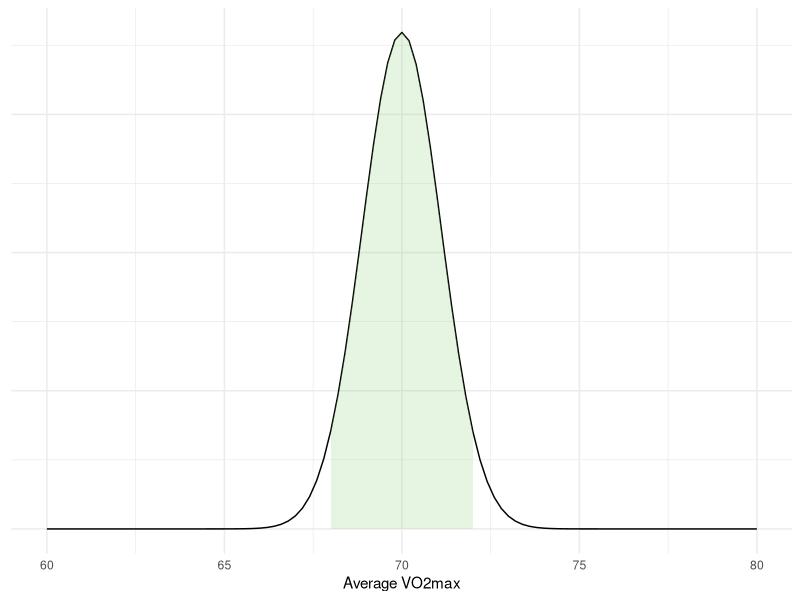

Reproduce this figure in R.
## ---- chunk 1
knitr::opts_chunk$set(echo = TRUE, message = FALSE, warning = FALSE)
library(tidyverse)
## ---- chunk 2
set.seed(1)
vo2max <- rnorm(1000, 70, 5)
## ---- chunk 3
set.seed(1)
samp <- sample(vo2max, 20, replace = FALSE)
## ---- chunk 4

funcShaded <- function(x) {
    y <- dnorm(x, mean = 69.9956, sd = 1.11026)
    y[x < (69.9956 - 1.96 * 1.11026) | x > (69.9956 + 1.96 * 1.11026)] <- NA
    return(y)
}



ggplot(data.frame(x = c(60, 80)), aes(x = x)) +
        stat_function(fun = dnorm, args = list(69.9956, 1.11026)) + 
  theme_minimal() + 
  labs(x = "Average VO2max") + 
  theme(axis.text.y = element_blank(), 
         axis.title.y = element_blank()) +
  stat_function(fun=funcShaded, geom="area", fill="#84CA72", alpha=0.2)
  
  
## ---- chunk 5
# set the seed
set.seed(123)

# create the data frame
results <- data.frame(mean = rep(NA, 1000), 
                      sd = rep(NA, 1000)) 
# The rep function creates a vector full of NA 
# each NA can be replaced with a mean

# Second we build the for loop
for(i in 1:1000){
  
  samp <- sample(x = vo2max, size = 20, replace = FALSE)
  
  results[i, 1] <- mean(samp)
  results[i, 2] <- sd(samp)
}

## ---- chunk 6


chess.players <- c(129, 101,98 ,89 ,103,107,123,117,114,
                   109,110,99 ,101,102,130,121,129,115,
                   107,109,107,96 ,98,102)


chess.mean <- mean(chess.players)

chess.error <- qt(0.975, df = 24-1) * sd(chess.players)/sqrt(24)


c(chess.mean - chess.error, chess.mean + chess.error)



